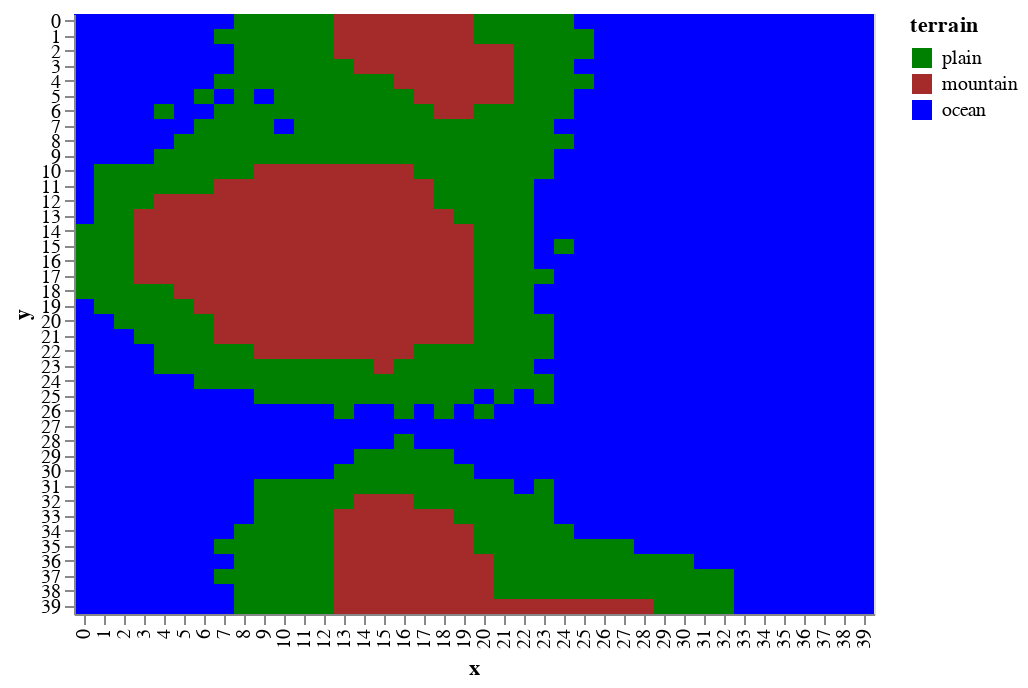

Write notebook code for a chart like this one.
### Code cell
draw.drawTerrainTypes(geo_world.grid_elevation, geo_world.landscape)

### Figure 1 — Vega-Lite specification as saved in the notebook (floating-point values rounded to 4 significant figures; data arrays with more than 128 entries replaced by an {"elided": "..."} marker saying what was removed)
{"$schema": "https://vega.github.io/schema/vega-lite/v2.6.0.json", "config": {"view": {"height": 300, "width": 400}}, "data": {"name": "data-e80fae8cbae59f9649c4fef07efe4938"}, "datasets": {"data-e80fae8cbae59f9649c4fef07efe4938": {"elided": "1600 records"}}, "encoding": {"color": {"field": "terrain", "scale": {"domain": ["plain", "mountain", "ocean"], "range": ["green", "brown", "blue"]}, "type": "nominal"}, "x": {"field": "x", "type": "ordinal"}, "y": {"field": "y", "type": "ordinal"}}, "mark": "rect"}
